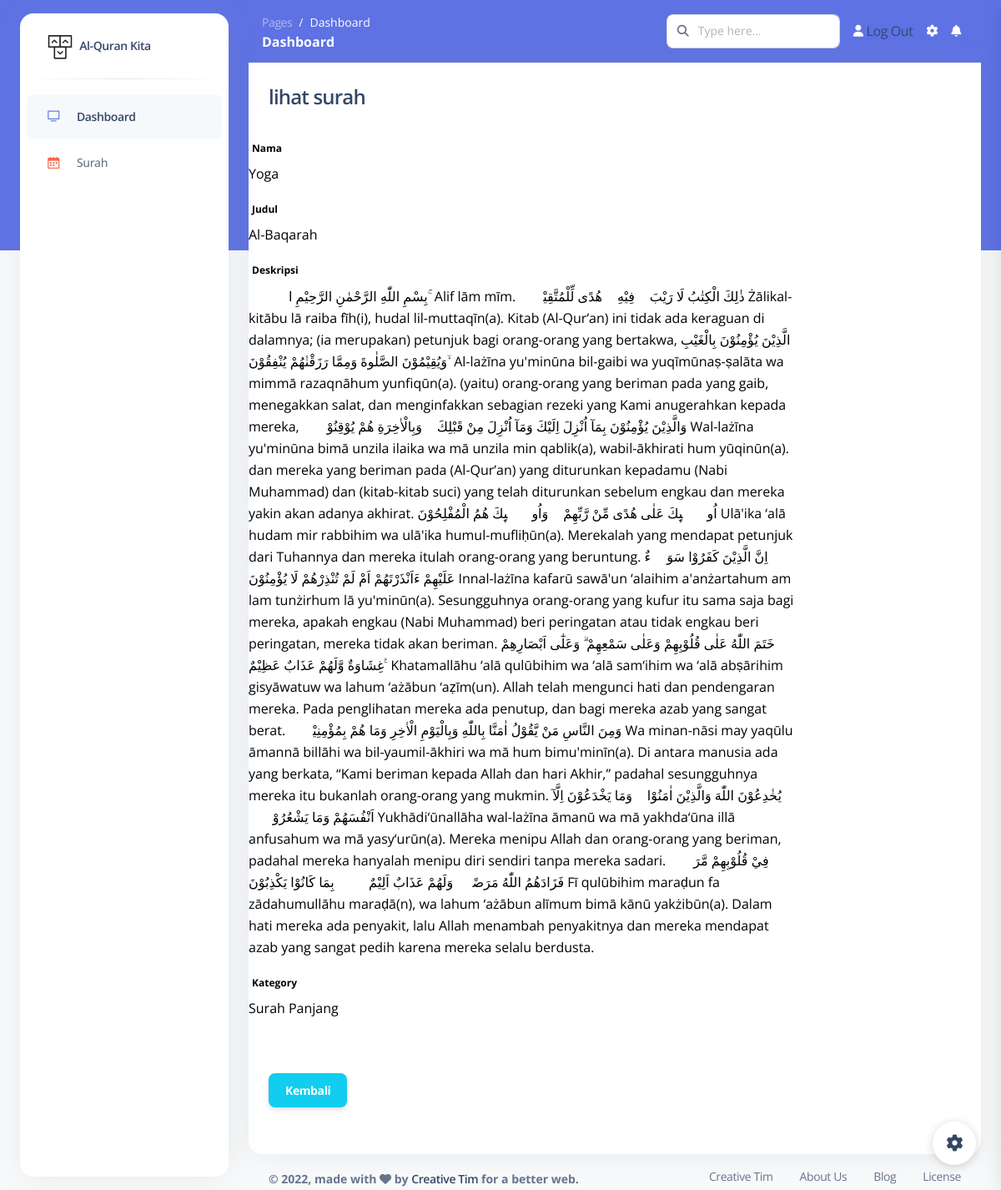
Screenshot of /dashboard/surah/lihat/4 with the database file from the repository.
### blog/models.py (models this page shows, shortened)
class Surah(models.Model):
    nama = models.CharField(max_length=100, blank=True, null=True)
    judul = models.CharField(max_length=100)
    body = models.TextField()
    kategory = models.ForeignKey(Kategori, on_delete=models.CASCADE)
    date = models.DateTimeField(auto_now_add=True)
    class Meta:
        ordering = ['-date']
        verbose_name_plural = "Surah"

class Kategori(models.Model):
    nama = models.CharField(max_length=20)
    def __str__(self):
        return self.nama
    class Meta:
        verbose_name_plural = "Kategori"

### blog/views.py (the view)
# urls.py: path('surah/lihat/<str:id>', lihat_surah, name='lihat_surah'),
def lihat_surah(request, id):
    template_name = "back/lihat_surah.html"
    surah = Surah.objects.get(id=id)
    context = {
        'title':'lihat surah',
        'surah': surah,
    }
    return render(request, template_name, context)

### templates/back/lihat_surah.html (shortened to what this page needs)
{% extends 'back/base.html' %}
{% block content %}
<div class="content">
    <div class="container-fluid">
        <div class="row">
            <div class="col-md-12">
                <div class="card">
                    <form class="form-horizontal" method="POST">
                        <div class="card-header">
                            <h4 class="card-title">
                                {{title}}
                            </h4>
                        </div>
                        <div class="card-content">
                            <div class="form-group">
                                <label class="col-md-3 control-label"><b style="color:black;">Nama</label>
                                <div class="col-md-9">
                                    <p>{{surah.nama}}</p>
                                </div>
                        </div>
                            <div class="form-group">
                                <label class="col-md-3 control-label"><b style="color:black;">Judul</label>
                                <div class="col-md-9">
                                    <p>{{surah.judul}}</p>
                                </div>
                        </div>
                            <div class="form-group">
                                <label class="col-md-3 control-label"><b style="color:black;">Deskripsi</label>
                                <div class="col-md-9">
                                   <p>{{surah.body}}</p>
                                </div>
                        </div>
                            <div class="form-group">
                                <label class="col-md-3 control-label"><b style="color:black;">Kategory</b></label>
                                <div class="col-md-9">
                                  <p>{{surah.kategory}}</p>
                                    </div>
                                </div>
                        </div>
                        <div class="card-footer text-right">
                            <div class="form-group">
                                <div class="col-md-9">
                                    <a class="btn btn-info" href="{% url 'surah' %}">Kembali</a>
                                </div>
                            </div>
                        </div>
                    </form>
                </div>
            </div>
        </div>
{% endblock content %}

### rows the page displays
Surah: nama "Yoga", judul "Al-Baqarah", body "بِسْمِ اللّٰهِ الرَّحْمٰنِ الرَّحِيْمِ الۤمّۤ ۚ Alif lām mīm. ذٰلِكَ الْكِتٰبُ لَا رَيْبَ ۛ فِيْهِ ۛ هُدًى لِّلْمُتَّقِيْنَۙ Żālikal-kitābu lā raiba fīh(i), hudal lil-muttaqīn(a). Kitab (Al-Qur’an) ini tidak ada keraguan di dalamnya; (ia merupakan) petunjuk bagi orang-orang yang bertakwa, الَّذِيْنَ يُؤْمِنُوْنَ بِالْغَيْبِ وَيُقِيْمُوْنَ الصَّلٰوةَ وَمِمَّا رَزَقْنٰهُمْ يُنْفِقُوْنَ ۙ Al-lażīna yu'minūna bil-gaibi wa yuqīmūnaṣ-ṣalāta wa mimmā razaqnāhum yunfiqūn(a). (yaitu) orang-orang yang beriman pada yang gaib, menegakkan salat, dan menginfakkan sebagian rezeki yang Kami anugerahkan kepada mereka, وَالَّذِيْنَ يُؤْمِنُوْنَ بِمَآ اُنْزِلَ اِلَيْكَ وَمَآ اُنْزِلَ مِنْ قَبْلِكَ ۚ…", kategory "Surah Panjang"

### other values shown
{{ title }} "lihat surah"
